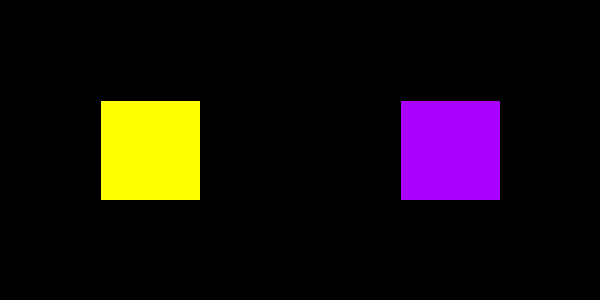
Frame 1 (no input)
Frame 60 (the mouse pressed at the canvas centre just before this capture): identical to frame 1, image omitted
Frame 120 (the mouse held since frame 60 and released just before this capture): identical to frame 1, image omitted

The Processing sketch that drew this single still picture (run headless with seeded random() and noise(); from frame 60 on, the mouse is pressed at the canvas centre):

// Processing sketch: exercicio_if_else
// ── exercicio_if_else.pde
void setup() {
  size(600, 300);
  colorMode(HSB, 360,100,100);
  background(0,0,0);
}
void draw() {
  if (mouseY>100 && mouseY<200 && mouseX>100 && mouseX<200) background(60,100,100);
  else background (0,0,0);
  if (mouseY>100 && mouseY<200 && mouseX>400 && mouseX<500) background(280,100,100);
  fill(60,100,100);
  rect(100, 100, 100, 100);
  fill(280,100,100);
  rect(400,100, 100,100);
}
